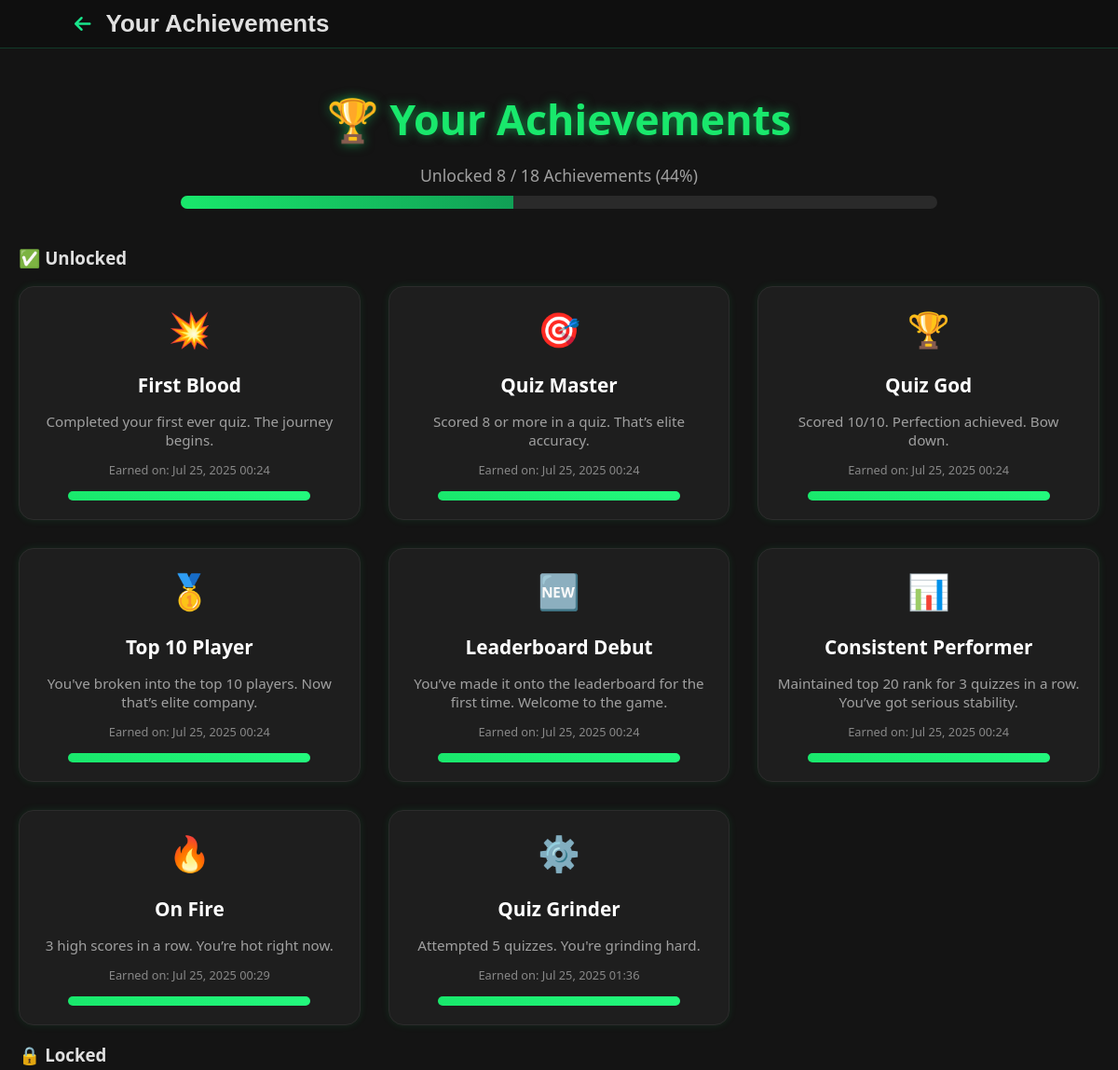
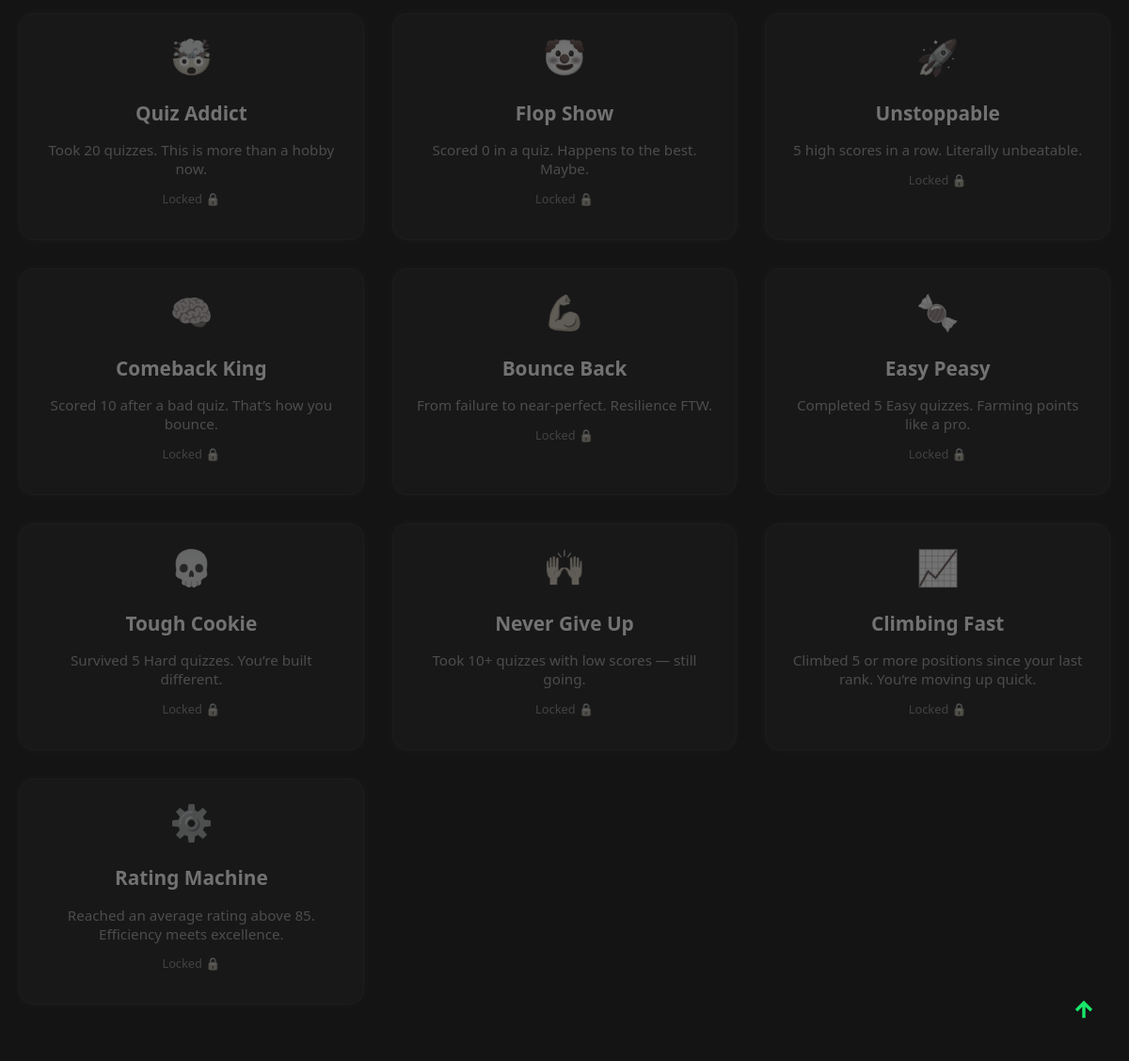
The app's page /achievements/my/ (signed in), older data (2 pictures, top to bottom).
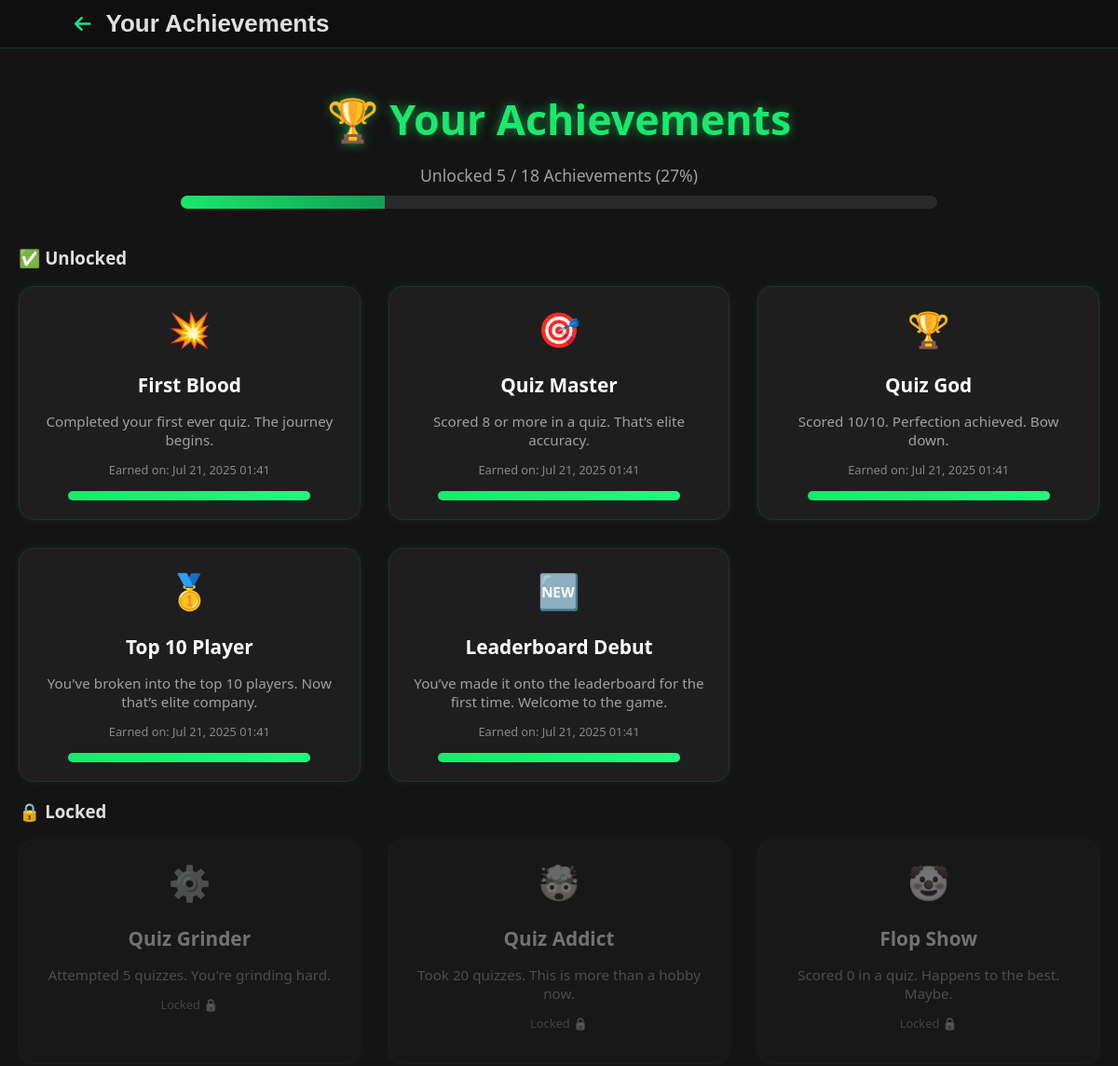
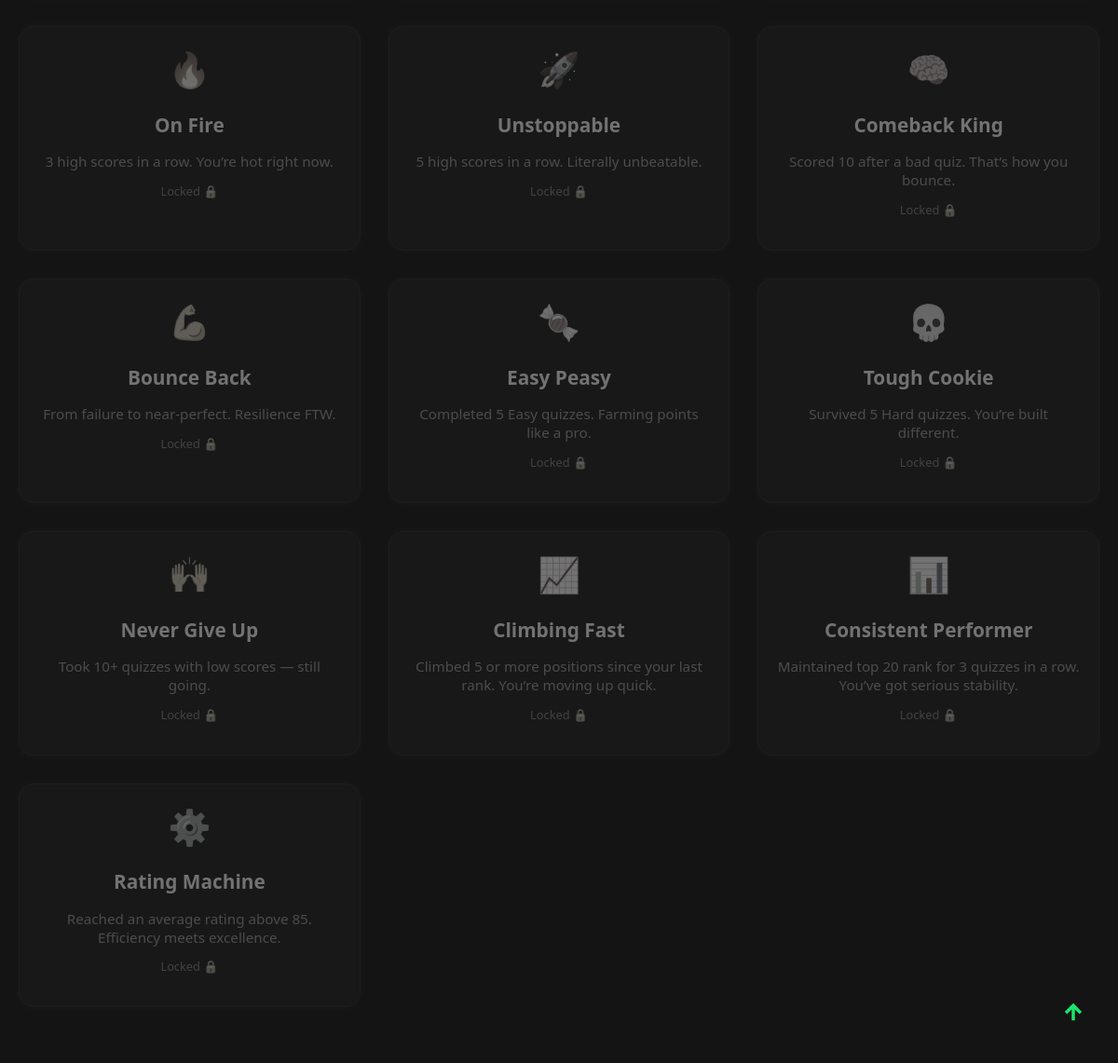
The same page, newer data (2 pictures, top to bottom).
### achievements/models.py (models this page shows, shortened)
class UserAchievement(models.Model):
    user = models.ForeignKey(settings.AUTH_USER_MODEL, on_delete=models.CASCADE)
    achievement = models.ForeignKey(Achievement, on_delete=models.CASCADE)
    date_awarded = models.DateTimeField(auto_now_add=True)

class Achievement(models.Model):
    name = models.CharField(max_length=100)
    description = models.TextField()
    icon = models.CharField(max_length=10, default="🏆")  # emoji or class
    users = models.ManyToManyField(settings.AUTH_USER_MODEL, through='UserAchievement', related_name='achievements')

### achievements/views.py (the view)
# urls.py: path('my/', views.user_achievements, name='user_achievements'),
def user_achievements(request):
    total_achievements = Achievement.objects.count()
    unlocked_achievements = UserAchievement.objects.filter(user=request.user).select_related('achievement')
    unlocked_ids = [ua.achievement.id for ua in unlocked_achievements]
    locked_achievements = Achievement.objects.exclude(id__in=unlocked_ids)
    unlocked_count = len(unlocked_achievements)
    unlocked_percent = int((unlocked_count / total_achievements) * 100) if total_achievements > 0 else 0
    context = {
        'unlocked_achievements': unlocked_achievements,
        'locked_achievements': locked_achievements,
        'unlocked_count': unlocked_count,
        'unlocked_percent': unlocked_percent,
        'total_achievements': total_achievements,
    }
    return render(request, 'achievements/user_achievements.html', context)

### achievements/templates/achievements/user_achievements.html (shortened to what this page needs)
 {% load static %}
<!DOCTYPE html>
<html lang="en">
<head>
  <link rel="stylesheet" href="{% static 'achievements/achievements.css' %}">
  <link rel="stylesheet" href="https://cdnjs.cloudflare.com/ajax/libs/font-awesome/6.4.0/css/all.min.css">
</head>
<body>
  <header class="profile-page-header">
  <a href="javascript:history.back()" class="back-btn" aria-label="Go back">
  <i class="fas fa-arrow-left"></i>
</a>
  <h1 class="header-title">Your Achievements</h1>
</header>
<section class="achievements-section">
  <h2 class="achievements-heading">🏆 Your Achievements</h2>
  <p class="overall-progress-text">
    Unlocked {{ unlocked_count }} / {{ total_achievements }} Achievements ({{ unlocked_percent }}%)
  </p>
  <div class="overall-progress-container">
    <div class="overall-progress-bar" style="width: {{ unlocked_percent }}%;"></div>
  </div>
  {% if unlocked_achievements %}
    <h3 class="subsection-heading">✅ Unlocked</h3>
    <div class="achievements-grid">
      {% for ua in unlocked_achievements %}
        <div class="achievement-card">
          <div class="achievement-icon">{{ ua.achievement.icon|default:"🌟" }}</div>
          <h3 class="achievement-title">{{ ua.achievement.name }}</h3>
          <p class="achievement-desc">{{ ua.achievement.description }}</p>
          <p class="achievement-date">Earned on: {{ ua.date_awarded|date:"M d, Y H:i" }}</p>
          <div class="progress-container">
            <div class="progress-bar" style="width: {{ ua.progress|default_if_none:100 }}%;"></div>
          </div>
        </div>
      {% endfor %}
    </div>
  {% endif %}
  {% if locked_achievements %}
    <h3 class="subsection-heading">🔒 Locked</h3>
    <div class="achievements-grid">
      {% for ach in locked_achievements %}
        <div class="achievement-card locked">
          <div class="achievement-icon">{{ ach.icon|default:"🌟" }}</div>
          <h3 class="achievement-title">{{ ach.name }}</h3>
          <p class="achievement-desc">{{ ach.description }}</p>
          <p class="achievement-date">Locked 🔒</p>
        </div>
      {% endfor %}
    </div>
  {% endif %}
</section>
<button id="scrollToTopBtn" class="back-to-top">
          <svg xmlns="http://www.w3.org/2000/svg" height="24px" viewBox="0 -960 960 960" width="24px" fill="#19e86c"><path d="M412-114v-470L210-383l-96-97 366-366 366 366-96 98-202-202v470H412Z"/></svg>
        </button>
</body>
</html>

Row changes from the older to the newer data that the page shows:
removed UserAchievement: achievement.icon "💥", achievement.name "First Blood", achievement.description "Completed your first ever quiz. The journey begins.", date_awarded "Jul 25, 2025 00:24"
removed UserAchievement: achievement.icon "🎯", achievement.name "Quiz Master", achievement.description "Scored 8 or more in a quiz. That’s elite accuracy.", date_awarded "Jul 25, 2025 00:24"
removed UserAchievement: achievement.icon "🏆", achievement.name "Quiz God", achievement.description "Scored 10/10. Perfection achieved. Bow down.", date_awarded "Jul 25, 2025 00:24"
removed UserAchievement: achievement.icon "🥇", achievement.name "Top 10 Player", achievement.description "You've broken into the top 10 players. Now that’s elite company.", date_awarded "Jul 25, 2025 00:24"
removed UserAchievement: achievement.icon "🆕", achievement.name "Leaderboard Debut", achievement.description "You’ve made it onto the leaderboard for the first time. Welcome to the game.", date_awarded "Jul 25, 2025 00:24"
removed UserAchievement: achievement.icon "📊", achievement.name "Consistent Performer", achievement.description "Maintained top 20 rank for 3 quizzes in a row. You’ve got serious stability.", date_awarded "Jul 25, 2025 00:24"
removed UserAchievement: achievement.icon "🔥", achievement.name "On Fire", achievement.description "3 high scores in a row. You’re hot right now.", date_awarded "Jul 25, 2025 00:29"
removed UserAchievement: achievement.icon "⚙️", achievement.name "Quiz Grinder", achievement.description "Attempted 5 quizzes. You're grinding hard.", date_awarded "Jul 25, 2025 01:36"
added UserAchievement: achievement.icon "💥", achievement.name "First Blood", achievement.description "Completed your first ever quiz. The journey begins.", date_awarded "Jul 21, 2025 01:41"
added UserAchievement: achievement.icon "🎯", achievement.name "Quiz Master", achievement.description "Scored 8 or more in a quiz. That’s elite accuracy.", date_awarded "Jul 21, 2025 01:41"
added UserAchievement: achievement.icon "🏆", achievement.name "Quiz God", achievement.description "Scored 10/10. Perfection achieved. Bow down.", date_awarded "Jul 21, 2025 01:41"
added UserAchievement: achievement.icon "🥇", achievement.name "Top 10 Player", achievement.description "You've broken into the top 10 players. Now that’s elite company.", date_awarded "Jul 21, 2025 01:41"
added UserAchievement: achievement.icon "🆕", achievement.name "Leaderboard Debut", achievement.description "You’ve made it onto the leaderboard for the first time. Welcome to the game.", date_awarded "Jul 21, 2025 01:41"
now on this page (row unchanged): Achievement: icon "⚙️", name "Quiz Grinder", description "Attempted 5 quizzes. You're grinding hard."
now on this page (row unchanged): Achievement: icon "🔥", name "On Fire", description "3 high scores in a row. You’re hot right now."
now on this page (row unchanged): Achievement: icon "📊", name "Consistent Performer", description "Maintained top 20 rank for 3 quizzes in a row. You’ve got serious stability."
Text that changed along with them:
{{ unlocked_count }}: "8" → "5"
{{ unlocked_percent }}: "44" → "27"
{{ unlocked_percent }}: 44 → 27 (drawn)
